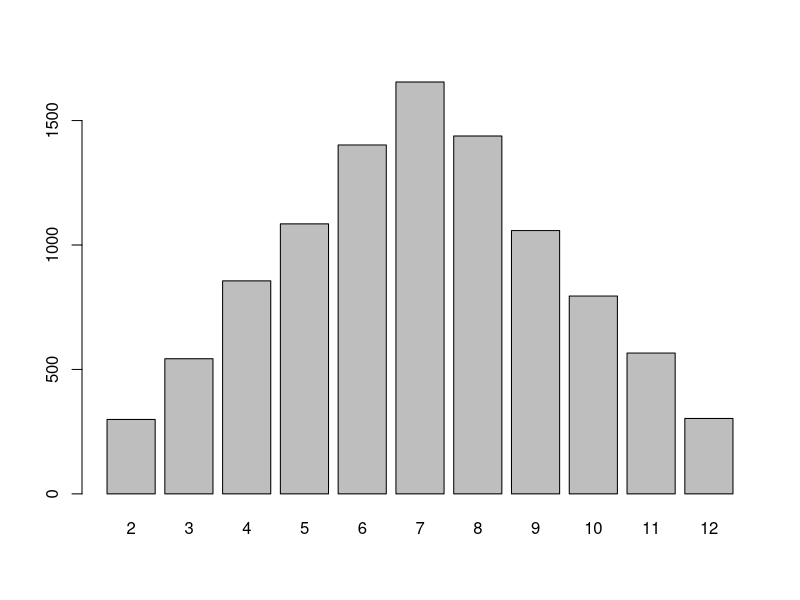
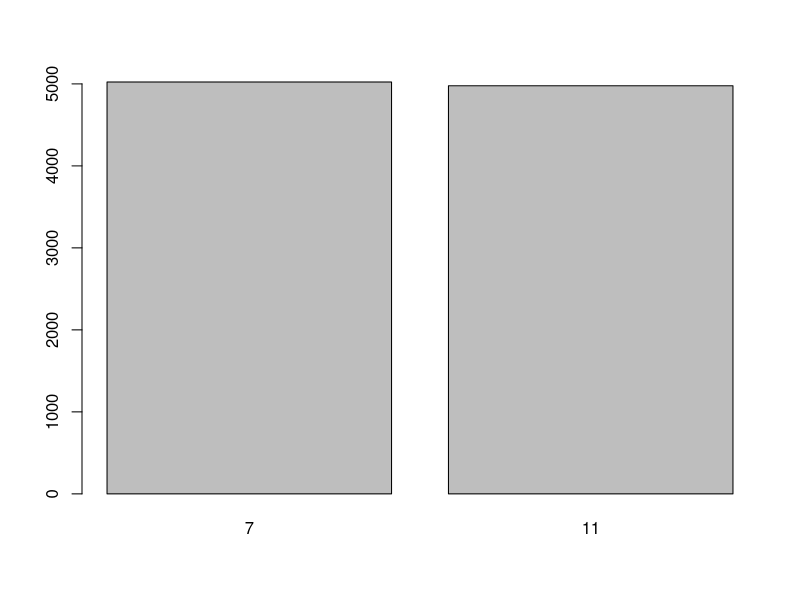
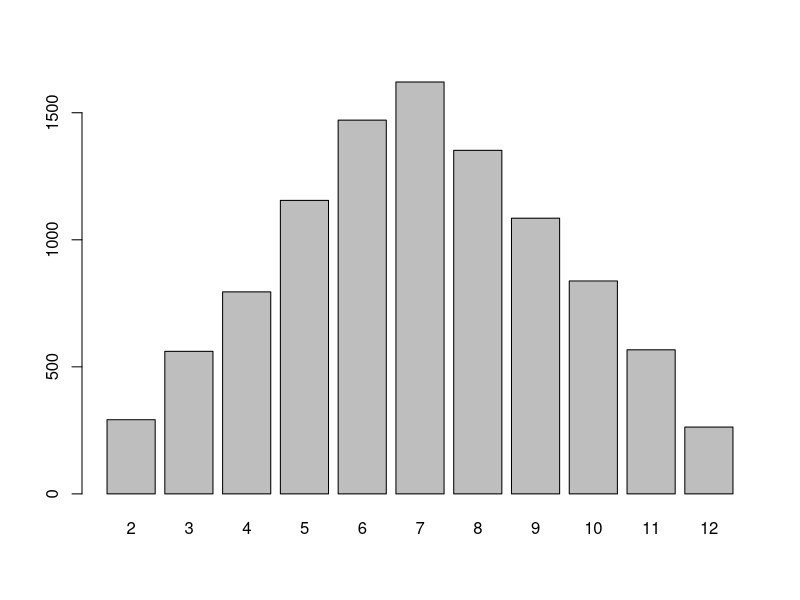

Write R code to recreate these figures, in order.
## ---- chunk 1
knitr::opts_chunk$set(echo = TRUE)
## ---- chunk 2
die1 <- sample(x = 1:6, size = 10000, replace = TRUE)
die2 <- sample(x = 1:6, size = 10000, replace = TRUE)
sumDice <- die1 + die2
head(sumDice)
barplot(table(sumDice))
## ---- chunk 3
die1 <- sample(c(5,5,5,5,5,5), size = 10000, replace = TRUE)
die2 <- sample(c(2,2,2,6,6,6), size = 10000, replace = TRUE)
sumDice <- die1 + die2
head(sumDice)
barplot(table(sumDice))
## ---- chunk 4
die1 <- sample(c(1,3,4,5,6,8), size = 10000, replace = TRUE)
die2 <- sample(c(1,2,2,3,3,4), size = 10000, replace = TRUE)
sumDice <- die1 + die2
head(sumDice)
barplot(table(sumDice))
## ---- chunk 5


eventA <- replicate(10000, {
  dieRoll <- sample(1:6, 2, replace = TRUE)
  (sum(dieRoll) == 10)
})
probA <- mean(eventA)
probA

## ---- chunk 6


eventB <- replicate(10000, {
  dieRoll <- sample(1:6, 2, replace = TRUE)
  (sum(dieRoll) >= 10)
})
probB <- mean(eventB)
probB

## ---- chunk 7


probC <- probA/probB
probC


## ---- chunk 8
eventD <- replicate(10000, {
  slip <- sample(1:6, 2, replace = FALSE)
  (sum(slip) == 10)
})
probD <- mean(eventD)
probD
## ---- chunk 9
eventE <- replicate(10000, {
  slip <- sample(1:6, 2, replace = FALSE)
  (sum(slip) >= 10)
})
probE <- mean(eventE)
probE

## ---- chunk 10
probF <- probD/probE
probF
